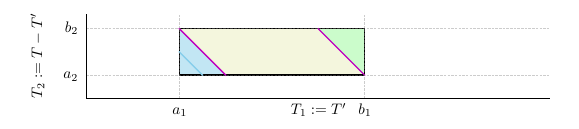

The script that saved this image:
import pstats
import cProfile
import matplotlib.pyplot as plt
from os.path import join
import numpy as np
from matplotlib.patches import Polygon
from plot_config import *  # Make sure this contains fig_width_in, inches_per_pt, and colors c1, c2, c3, etc.

def experiment():
    # Only one case to show (case i)
    data = [
        (2, 6, 0.5, 1.5),
    ]

    xmin, xmax = 0, 10
    ymin, ymax = 0, 1.8

    caption_height_in = 34 * inches_per_pt
    full_height = fig_height_in - caption_height_in
    scaled_height = full_height / 6

    fig, ax = plt.subplots(1, 1, figsize=(fig_width_in, scaled_height), sharex=True, sharey=True)
    axs = [ax]  # Ensure it's iterable

    for j, (ax, (a, b, ap, bp)) in enumerate(zip(axs, data)):
        b_vis = b if b is not None else xmax
        bp_vis = bp if bp is not None else ymax

        x_rect = [a, a, b_vis, b_vis, a]
        y_rect = [ap, bp_vis, bp_vis, ap, ap]

        draw_edge = [True, True, True, True]
        if b is None: draw_edge[2] = False
        if bp is None: draw_edge[1] = False

        for i in range(4):
            if draw_edge[i]:
                ax.plot([x_rect[i], x_rect[i + 1]], [y_rect[i], y_rect[i + 1]], 'k', linewidth=1)

        l = np.inf if b is None else b - a
        lp = np.inf if bp is None else bp - ap

        beta = a + ap + min(l, lp)
        gamma = a + ap + max(l, lp)

        x_diag = np.linspace(a, a + lp, 10)
        if b:
            x_diag2 = np.linspace(b - lp, b, 10)
            y_diag2 = -1 * x_diag2 + gamma
            ax.plot(x_diag2, y_diag2, 'm-', linewidth=1)
        y_diag1 = -1 * x_diag + beta
        if bp:
            ax.plot(x_diag, y_diag1, 'm-', linewidth=1)

        testlen = lp/2
        x_test1 = np.linspace(a,a+testlen, 10)
        y_test1 = -1*x_test1 + beta - testlen
        ax.plot(x_test1, y_test1, 'm-', linewidth=1,c=c1)

        # Highlight polygons for case i
        highlight_points = np.array(((a, ap), (a, bp), (a + lp, ap)))
        highlight_points2 = np.array(((a, bp), (b - lp, bp), (b, ap), (a + lp, ap)))
        highlight_points3 = np.array(((b - lp, bp), (b, bp), (b, ap)))

        ax.add_patch(Polygon(highlight_points, closed=True, facecolor=c1, edgecolor='none', alpha=0.5))
        ax.add_patch(Polygon(highlight_points2, closed=True, facecolor=c2, edgecolor='none', alpha=0.5))
        ax.add_patch(Polygon(highlight_points3, closed=True, facecolor=c3, edgecolor='none', alpha=0.5))

        x_offset = -0.2
        y_offset = -0.12

        ax.tick_params(axis='x', bottom=False, labelbottom=False)
        ax.text(a, ymin + y_offset, "$a_1$", ha='center', va='top')
        if b is not None:
            ax.text(b, ymin + y_offset, "$b_1$", ha='center', va='top')

        ax.tick_params(axis='y', left=False, labelleft=False)
        ax.text(xmin + x_offset, ap, "$a_2$", ha='right', va='center')
        if bp is not None:
            ax.text(xmin + x_offset, bp, "$b_2$", ha='right', va='center')

        ax.plot([a, a], [ymin, ymax], color='gray', linestyle='--', linewidth=0.5, alpha=0.4)
        if b is not None:
            ax.plot([b, b], [ymin, ymax], color='gray', linestyle='--', linewidth=0.5, alpha=0.4)
        ax.plot([xmin, xmax], [ap, ap], color='gray', linestyle='--', linewidth=0.5, alpha=0.4)
        if bp is not None:
            ax.plot([xmin, xmax], [bp, bp], color='gray', linestyle='--', linewidth=0.5, alpha=0.4)

        plt.axis([xmin, xmax, ymin, ymax])
        ax.set_aspect('equal', adjustable='box')
        ax.spines['top'].set_visible(False)
        ax.spines['right'].set_visible(False)

    ax.set_xlabel("$T_1 := T'$")
    ax.set_ylabel("$T_2 := T-T'$", labelpad=30)

    plt.subplots_adjust(left=0.15, right=0.95, top=0.97, bottom=0.15)
    plt.savefig("02b_conv_vis2.pdf")

# Run and profile
pr = cProfile.Profile()
pr.enable()
experiment()
pr.disable()
pr.dump_stats("02b_conv_vis2.prof")

p = pstats.Stats('02b_conv_vis2.prof')
p.strip_dirs().sort_stats('cumulative').print_stats(10)
